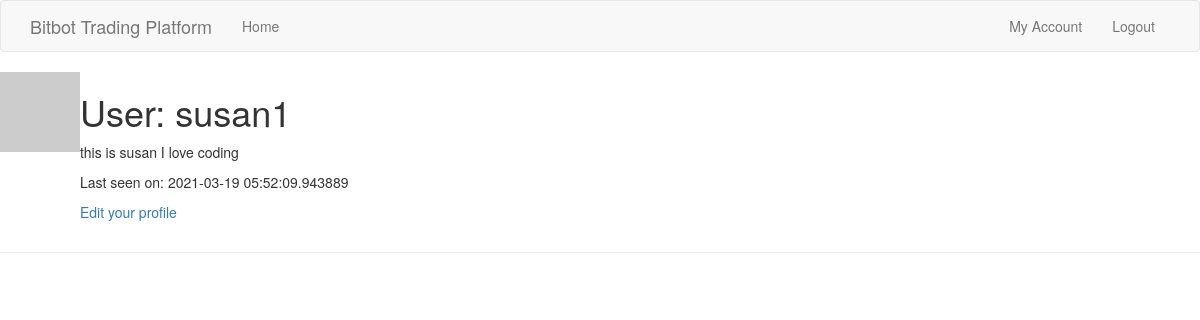
Before: /user/susan1 (signed in) with the older database file.
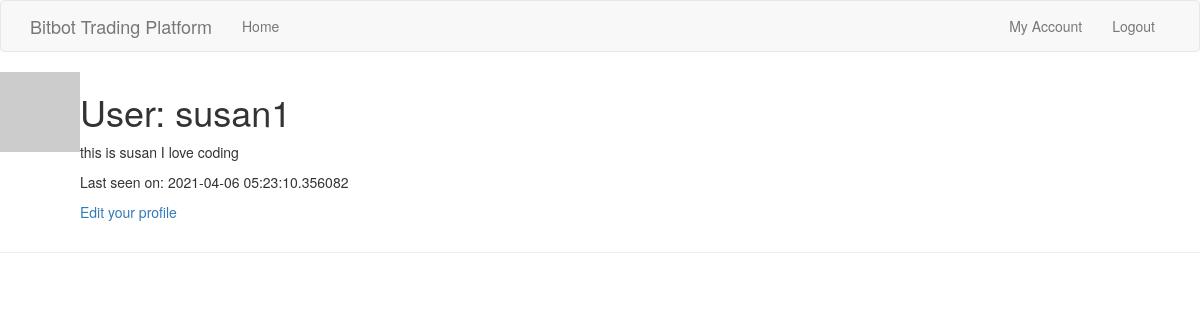
After: the same page with the newer database file.
### flaskr/models.py (models this page shows, shortened)
class User(UserMixin, db.Model):
    id = db.Column(db.Integer, primary_key=True)
    username = db.Column(db.String(64), index=True, unique=True)
    email = db.Column(db.String(120), index=True, unique=True)
    password_hash = db.Column(db.String(128))
    about_me = db.Column(db.String(140))
    last_seen = db.Column(db.DateTime, default=datetime.utcnow)
    def avatar(self, size):
        digest = md5(self.email.lower().encode('utf-8')).hexdigest()
        return 'https://www.gravatar.com/avatar/{}?d=identicon&s={}'.format(
            digest, size)

### flaskr/routes.py (the view)
@app.route('/user/<username>')
@login_required
def user(username):
    user = User.query.filter_by(username=username).first_or_404()
    posts = [
        {'author': user, 'body': 'Test post #1'},
        {'author': user, 'body': 'Test post #2'}
    ]
    return render_template('user.html', user=user, posts=posts)

### flaskr/models.py (called while the page is built)
@login.user_loader
def load_user(id):
    return User.query.get(int(id))

### flaskr/routes.py (called while the page is built)
@app.before_request
def before_request():
    if current_user.is_authenticated:
        current_user.last_seen = datetime.utcnow()
        db.session.commit()

### flaskr/templates/user.html
{% extends "base.html" %}
{% block content %}
    <table>
        <tr valign="top">
            <td><img src="{{ user.avatar(128) }}"></td>
            <td>
                <h1>User: {{ user.username }}</h1>
                {% if user.about_me %}<p>{{ user.about_me }}</p>{% endif %}
                {% if user.last_seen %}<p>Last seen on: {{ user.last_seen }}</p>{% endif %}
                {% if user == current_user %}
                <p><a href="{{ url_for('edit_profile') }}">Edit your profile</a></p>
                {% endif %}
            </td>
        </tr>
    </table>
    <hr>
{% endblock %}

### flaskr/templates/base.html (shortened to what this page needs)
{% extends 'bootstrap/base.html' %}
{% block navbar %}
    <nav class="navbar navbar-default">
        <div class="container">
            <div class="navbar-header">
                <a class="navbar-brand" href="{{ url_for('index') }}">Bitbot Trading Platform</a>
            </div>
            <div class="collapse navbar-collapse" id="bs-example-navbar-collapse-1">
                <ul class="nav navbar-nav">
                    <li><a href="{{ url_for('index') }}">Home</a></li>
                </ul>
                <ul class="nav navbar-nav navbar-right">
                    {% if current_user.is_anonymous %}
                    <li><a href="{{ url_for('login') }}">Login</a></li>
                    {% else %}
                    <li><a href="{{ url_for('user', username=current_user.username) }}">My Account</a></li>
                    <li><a href="{{ url_for('logout') }}">Logout</a></li>
                    {% endif %}
                </ul>
            </div>
        </div>
    </nav>
{% endblock %}

Changed rows visible on the page:
changed User "susan1": last_seen "2021-03-19 05:52:09.943889" → "2021-04-06 05:23:10.356082"
